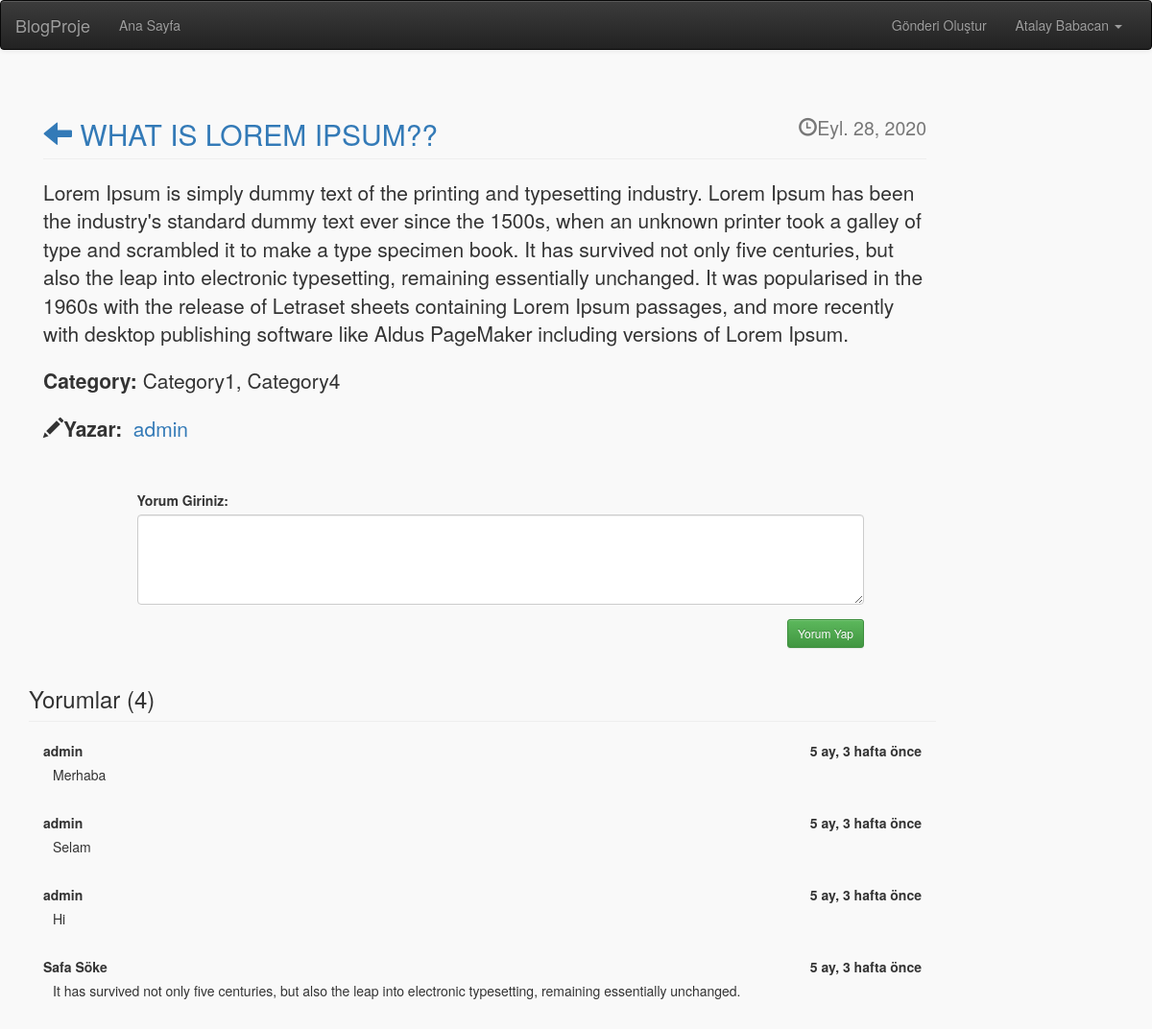
The page /post-detail/3/ (signed in) on the database its author committed.
### kullanici/models.py (models this page shows, shortened)
class UserProfile(models.Model):
    SEX = ((None, 'Cinsiyet Seçiniz'), ('bos', 'Belirtmek İstemiyorum'), ('erkek', 'Erkek'), ('kadin', 'Kadın'))
    user = models.OneToOneField(User, null=True, blank=False, verbose_name='User', on_delete=models.CASCADE)
    bio = models.TextField(max_length=1000, verbose_name='Hakkımda', blank=True, null=True)
    profile_photo = models.ImageField(null=True, blank=True, verbose_name='Profil Fotoğrafı')
    birthday = models.DateField(null=True, blank=True, verbose_name='Doğum Tarihi')
    sex = models.CharField(choices=SEX, blank=False, null=True, max_length=20, verbose_name='Cinsiyet')
    class Meta:
        verbose_name_plural = 'Kullanıcı Profilleri'
    def get_screen_name(self):
        user = self.user
        if user.get_full_name():
            return user.get_full_name()
        return user.username

### deneme/models.py (models this page shows, shortened)
class Post(models.Model):
    user = models.ForeignKey(User, default=1, on_delete=models.CASCADE, null=True, verbose_name=User)
    title = models.CharField(max_length=200, blank=False, null=True, verbose_name='Başlık Giriniz',
                             help_text='Başlık Bilgisi Burada Girilir.')
    text = models.TextField(max_length=1000, blank=False, verbose_name='İçerik Giriniz', null=True)
    image = models.ImageField(verbose_name='Images', null=True, blank=True)
    kategori = models.ManyToManyField(to=Kategori, null=True, blank=True)
    created_date = models.DateField(auto_now_add=True, auto_now=False)
    class Meta:
        verbose_name_plural = 'Gönderiler'
        ordering = ['-id']
    def get_post_comment(self):
        return self.comment_set.all()

class Kategori(models.Model):
    isim = models.CharField(max_length=10, verbose_name='Kategori İsim', null=True)
    class Meta:
        verbose_name_plural = 'Kategoriler'
    def __str__(self):
        return self.isim

class Comment(models.Model):
    user = models.ForeignKey(User, null=True, default=1, related_name='comment', on_delete=models.CASCADE)
    post = models.ForeignKey(Post, null=True, on_delete=models.CASCADE)
    icerik = models.TextField(max_length=1000, blank=False, verbose_name='Yorum Giriniz', null=True)
    comment_date = models.DateTimeField(auto_now_add=True, null=True)
    def get_screen_name(self):
        if self.user.first_name:
            return "%s" % (self.user.get_full_name())
        return self.user.username

### deneme/views.py (the view)
# urls.py: re_path(r'post-detail/(?P<pk>[0-9]+)/$', post_detail,name='post-detail'),
@login_required(login_url=reverse_lazy('user-login'))
def post_detail(request, pk):
    form = CommentForm()
    try:
        post = Post.objects.get(pk=pk)
    except:
        raise Http404
    return render(request, 'deneme/post-detail.html', context={'post': post, 'form': form})

### deneme/forms.py
class CommentForm(forms.ModelForm):
    class Meta:
        model = Comment
        fields = ['icerik']
    def __init__(self, *args, **kwargs):
        super(CommentForm, self).__init__(*args, **kwargs)
        for field in self.fields:
            self.fields[field].widget.attrs = {'class': 'form-control'}
            self.fields['icerik'].widget.attrs['rows'] = 4

### templates/deneme/post-detail.html (shortened to what this page needs)
{% extends 'base.html' %}
{% load static %}
{% block ust_icerik %}
    <link rel="stylesheet" type="text/css" href="{% static 'base.css' %}">
{% endblock %}
{% block icerik %}
    <div class="row">
        <div class="col-lg-12 pull-center">
            <div class="col-lg-10">
                <h2 class="page-header"><a href="{% url 'post-list' %}"><span
                        class="glyphicon glyphicon-arrow-left"></span> </a> <a
                        href="#">{{ post.title|upper }}</a>
                    <small class="pull-right"><span class="glyphicon glyphicon-time"></span>{{ post.created_date }}
                    </small></h2>
                <p class="lead">{{ post.text|linebreaksbr }}</p>
                <p class="lead"><b>Category:</b> {{ post.kategori.all|join:', ' }}</p>
                <p class="lead"><span class="glyphicon glyphicon-pencil"></span><b>Yazar: &nbsp;</b><a
                        href="{% url 'user-profile' post.user.username %}">{{ post.user.username }}</a>
                </p>
            </div>
        </div>
    </div>
    <div class="row" style="margin-top: 30px">
        <div class="col-lg-10 pull-center">
            <form action="{% url 'add-comment' post.pk %}" method="post">
                {% for field in form %}
                    <div class="col-lg-10">
                        <div class="form-group">
                            {{ field.label_tag }}
                            {{ field }}
                        </div>
                    </div>
                {% endfor %}
                <div class="col-lg-10">
                    <div class="form-group">
                        <input type="submit" value="Yorum Yap" class="btn btn-sm btn-success pull-right">
                    </div>
                </div>
            </form>
        </div>
    </div>
    <div class="row">
        <div class="col-lg-10">
            <h3 class="page-header"> Yorumlar ({{ post.get_post_comment|length }})</h3>
            <div class="col-lg-12">
                {% for comment in post.get_post_comment %}
                    <div>
                        <span> <b>{{ comment.get_screen_name }}</b></span>
                        <span class="pull-right"><b>{{ comment.comment_date|timesince }} önce</b></span>
                    </div>
                    <p style="padding-left: 10px; padding-top: 5px">{{ comment.icerik }}</p>
                    <br>
                {% endfor %}
            </div>
        </div>
    </div>
{% endblock %}

### templates/base.html (shortened to what this page needs)
{% load static %}
<!DOCTYPE html>
<html lang="en">
<head>
    <link rel="stylesheet" type="text/css" href="{% static 'bootstrap/css/bootstrap.min.css' %}">
    <link rel="stylesheet" type="text/css" href="{% static 'bootstrap/css/bootstrap-theme.min.css' %}">
    <link rel="stylesheet" type="text/css" href="{% static 'base.css' %}">
    {% block ust_icerik %}
    {% endblock %}
</head>
<body>
<nav class="navbar navbar-default navbar-inverse">
    <div class="container-fluid">
        <div class="navbar-header">
            <a class="navbar-brand" href="{% url 'post-list' %}">BlogProje</a>
        </div>
        <div class="collapse navbar-collapse" id="bs-example-navbar-collapse-1">
            <ul class="nav navbar-nav">
                <li><a href="{% url 'post-list' %}">Ana Sayfa <span class="sr-only">(current)</span></a>
                </li>
            </ul>
            <ul class="nav navbar-nav navbar-right">
                <li><a href="{% url 'post-create' %}">Gönderi Oluştur</a></li>
                <li class="dropdown">
                    <a href="#" class="dropdown-toggle" data-toggle="dropdown" role="button" aria-haspopup="true"
                       aria-expanded="false">{{ request.user.userprofile.get_screen_name }} <span class="caret"></span></a>
                </li>
            </ul>
        </div>
    </div>
</nav>
<div class="container" style="margin-top: 30px;">
    {% block icerik %}
    {% endblock %}
</div>
</body>
</html>

### static/base.css (style rules this page uses)
.pull-center { float: none; margin: 0 auto; }

### templates/base.html (style rules this page uses)
body { background-color: #f9f9f9 }

### rows shown on the page
Post: title "WHAT IS LOREM IPSUM??", created_date "Eyl. 28, 2020", text "Lorem Ipsum is simply dummy text of the printing and typesetting industry. Lorem Ipsum has been the industry's standard dummy text ever since the 1500s, when an unknown printer took a galley of type and scrambled it to make a type specimen book. It has survived not only five centuries, but also the leap into electronic typesetting, remaining essentially unchanged. It was popularised in the 1960s with the release of Letraset sheets containing Lorem Ipsum passages, and more recently with desktop publishing software like Aldus PageMaker including versions of Lorem Ipsum.", kategori.all "Category1, Category4", user.username "admin", get_post_comment|length "4"
Comment: get_screen_name "admin", comment_date "5 ay, 3 hafta", icerik "Merhaba"
Comment: get_screen_name "admin", comment_date "5 ay, 3 hafta", icerik "Selam"
Comment: get_screen_name "admin", comment_date "5 ay, 3 hafta", icerik "Hi"
Comment: get_screen_name "Safa Söke", comment_date "5 ay, 3 hafta", icerik "It has survived not only five centuries, but also the leap into electronic typesetting, remaining essentially unchanged."

### other values the page prints
{{ request.user.userprofile.get_screen_name }} "Atalay Babacan"
{{ field.label_tag }} "Yorum Giriniz:"
